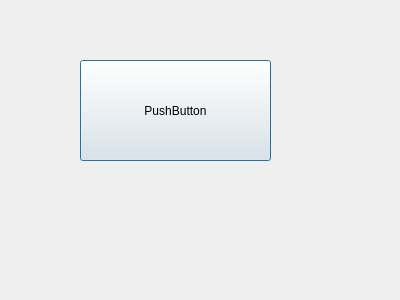
<?xml version="1.0" encoding="UTF-8"?>
<ui version="4.0">
 <class>Dialog</class>
 <widget class="QDialog" name="Dialog">
  <property name="geometry">
   <rect>
    <x>0</x>
    <y>0</y>
    <width>400</width>
    <height>300</height>
   </rect>
  </property>
  <property name="windowTitle">
   <string>Dialog</string>
  </property>
  <widget class="QPushButton" name="pushButton_1">
   <property name="geometry">
    <rect>
     <x>80</x>
     <y>60</y>
     <width>191</width>
     <height>101</height>
    </rect>
   </property>
   <property name="text">
    <string>PushButton</string>
   </property>
  </widget>
 </widget>
 <resources/>
 <connections/>
</ui>
